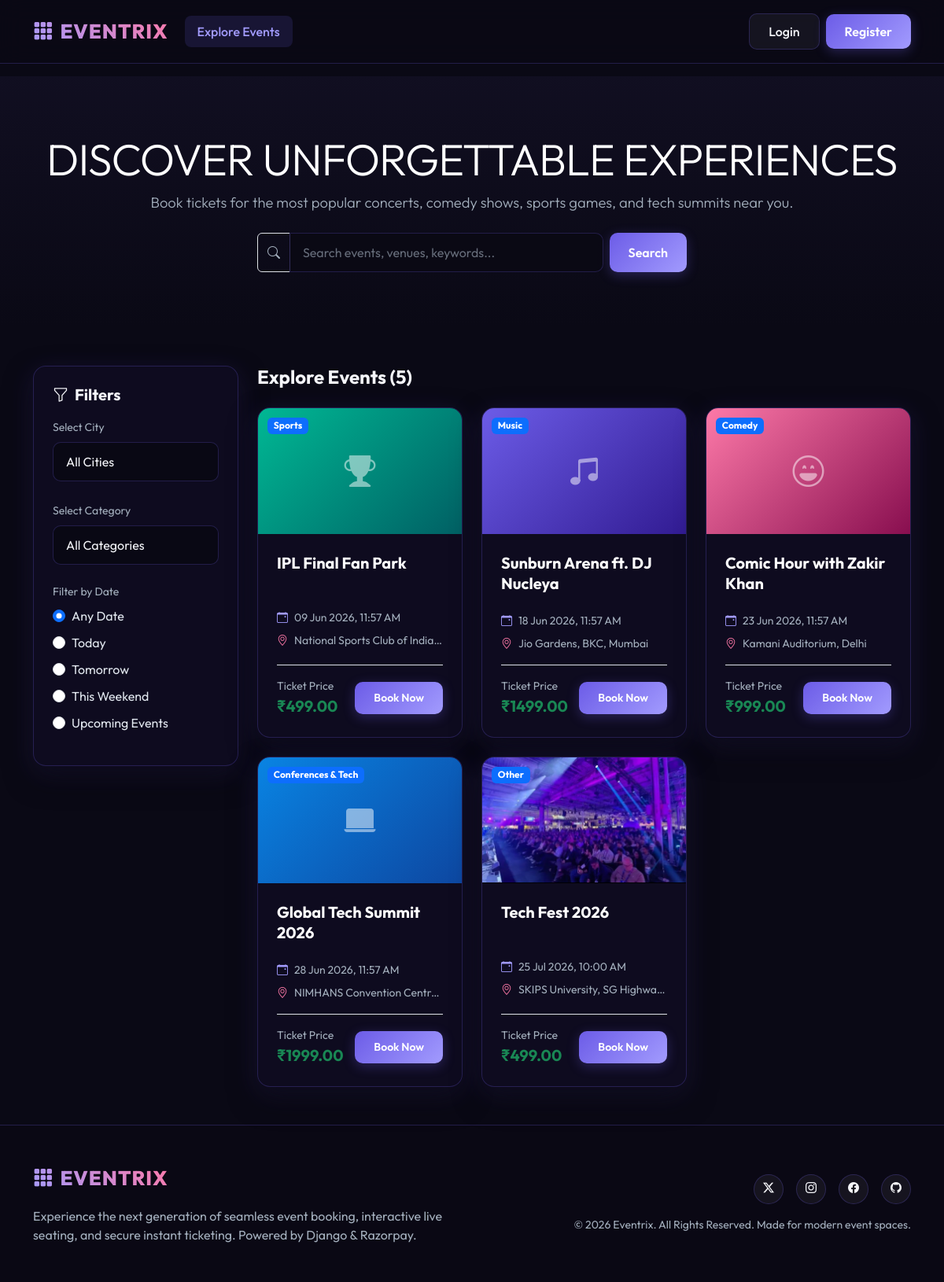
The page / on the database its author committed.
### events/models.py (models this page shows, shortened)
class Event(models.Model):
    CATEGORY_CHOICES = (
        ('MUSIC', 'Music'),
        ('COMEDY', 'Comedy'),
        ('THEATRE', 'Theatre & Arts'),
        ('SPORTS', 'Sports'),
        ('CONFERENCE', 'Conferences & Tech'),
        ('OTHER', 'Other'),
    )
    title = models.CharField(max_length=200)
    description = models.TextField()
    category = models.CharField(max_length=30, choices=CATEGORY_CHOICES, default='OTHER')
    city = models.CharField(max_length=100)
    venue = models.CharField(max_length=250)
    date_time = models.DateTimeField()
    ticket_price = models.DecimalField(max_digits=10, decimal_places=2)
    capacity = models.IntegerField()
    banner = models.ImageField(upload_to='event_banners/', blank=True, null=True)
    organizer = models.ForeignKey(settings.AUTH_USER_MODEL, on_delete=models.CASCADE, related_name='organized_events')
    is_published = models.BooleanField(default=False)
    is_approved = models.BooleanField(default=False)
    created_at = models.DateTimeField(auto_now_add=True)
    updated_at = models.DateTimeField(auto_now=True)

### events/views.py (the view)
# urls.py: path('', views.home_view, name='home'),
def home_view(request):
    events = Event.objects.filter(is_approved=True, is_published=True).order_by('date_time')
    cities = Event.objects.filter(is_approved=True, is_published=True).values_list('city', flat=True).distinct()
    categories = Event.CATEGORY_CHOICES
    query = request.GET.get('q')
    if query:
        events = events.filter(
            Q(title__icontains=query) |
            Q(description__icontains=query) |
            Q(venue__icontains=query)
        )
    category = request.GET.get('category')
    if category:
        events = events.filter(category=category)
    city = request.GET.get('city')
    if city:
        events = events.filter(city=city)
    date_filter = request.GET.get('date_filter')
    now = timezone.now()
    if date_filter == 'today':
        events = events.filter(date_time__date=now.date())
    elif date_filter == 'tomorrow':
        events = events.filter(date_time__date=now.date() + timezone.timedelta(days=1))
    elif date_filter == 'weekend':
        today_weekday = now.weekday()  # Monday is 0, Sunday is 6
        friday = now + timezone.timedelta(days=(4 - today_weekday) % 7)
        sunday = friday + timezone.timedelta(days=2)
        events = events.filter(date_time__date__range=[friday.date(), sunday.date()])
    elif date_filter == 'upcoming':
        events = events.filter(date_time__gte=now)
    context = {
        'events': events,
        'cities': cities,
        'categories': categories,
        'query': query,
        'selected_category': category,
        'selected_city': city,
        'selected_date_filter': date_filter
    }
    return render(request, 'events/home.html', context)

### templates/events/home.html (shortened to what this page needs)
{% extends 'base.html' %}
{% block content %}
<div class="position-relative overflow-hidden text-center bg-dark py-5 mb-5" style="background: linear-gradient(180deg, rgba(15,12,32,0.9) 0%, rgba(10,9,21,1) 100%); min-height: 40vh; display: flex; align-items: center;">
    <div class="container py-3">
        <h1 class="display-4 fw-extrabold text-white mb-2 animate-fade-in" style="font-family: 'Outfit', sans-serif; letter-spacing: -1px;">DISCOVER UNFORGETTABLE EXPERIENCES</h1>
        <p class="lead text-muted mb-4 animate-fade-in" style="font-size: 1.15rem;">Book tickets for the most popular concerts, comedy shows, sports games, and tech summits near you.</p>
        <div class="row justify-content-center">
            <div class="col-md-8 col-lg-6">
                <form action="{% url 'home' %}" method="GET" class="d-flex gap-2">
                    <div class="input-group">
                        <span class="input-group-text bg-transparent border-glass text-muted"><i class="bi bi-search"></i></span>
                        <input type="text" name="q" value="{{ query|default_if_none:'' }}" class="form-control form-control-glass" placeholder="Search events, venues, keywords..." aria-label="Search">
                    </div>
                    <button type="submit" class="btn btn-grad-primary px-4">Search</button>
                </form>
            </div>
        </div>
    </div>
</div>
<div class="container mb-5">
    <div class="row g-4">
        <div class="col-lg-3">
            <div class="card card-glass p-4">
                <div class="d-flex justify-content-between align-items-center mb-3">
                    <h5 class="fw-bold mb-0"><i class="bi bi-funnel me-2"></i>Filters</h5>
                </div>
                <form action="{% url 'home' %}" method="GET">
                    <div class="mb-4">
                        <label for="city" class="form-label text-muted small">Select City</label>
                        <select name="city" id="city" class="form-select form-control-glass" onchange="this.form.submit()">
                            <option value="">All Cities</option>
                        </select>
                    </div>
                    <div class="mb-4">
                        <label for="category" class="form-label text-muted small">Select Category</label>
                        <select name="category" id="category" class="form-select form-control-glass" onchange="this.form.submit()">
                            <option value="">All Categories</option>
                        </select>
                    </div>
                    <div class="mb-3">
                        <label class="form-label text-muted small d-block">Filter by Date</label>
                        <div class="d-flex flex-column gap-2">
                            <div class="form-check">
                                <input class="form-check-input" type="radio" name="date_filter" id="date_all" value="" {% if not selected_date_filter %}checked{% endif %} onchange="this.form.submit()">
                                <label class="form-check-label text-light" for="date_all">Any Date</label>
                            </div>
                            <div class="form-check">
                                <input class="form-check-input" type="radio" name="date_filter" id="date_today" value="today" {% if selected_date_filter == 'today' %}checked{% endif %} onchange="this.form.submit()">
                                <label class="form-check-label text-light" for="date_today">Today</label>
                            </div>
                            <div class="form-check">
                                <input class="form-check-input" type="radio" name="date_filter" id="date_tomorrow" value="tomorrow" {% if selected_date_filter == 'tomorrow' %}checked{% endif %} onchange="this.form.submit()">
                                <label class="form-check-label text-light" for="date_tomorrow">Tomorrow</label>
                            </div>
                            <div class="form-check">
                                <input class="form-check-input" type="radio" name="date_filter" id="date_weekend" value="weekend" {% if selected_date_filter == 'weekend' %}checked{% endif %} onchange="this.form.submit()">
                                <label class="form-check-label text-light" for="date_weekend">This Weekend</label>
                            </div>
                            <div class="form-check">
                                <input class="form-check-input" type="radio" name="date_filter" id="date_upcoming" value="upcoming" {% if selected_date_filter == 'upcoming' %}checked{% endif %} onchange="this.form.submit()">
                                <label class="form-check-label text-light" for="date_upcoming">Upcoming Events</label>
                            </div>
                        </div>
                    </div>
                </form>
            </div>
        </div>
        <div class="col-lg-9">
            <div class="d-flex justify-content-between align-items-center mb-4">
                <h4 class="fw-bold mb-0">Explore Events ({{ events.count }})</h4>
            </div>
            {% if events %}
                <div class="row row-cols-1 row-cols-md-2 row-cols-lg-3 g-4">
                    {% for event in events %}
                        <div class="col">
                            <div class="card card-glass h-100 overflow-hidden d-flex flex-column">
                                <div class="position-relative" style="height: 160px;">
                                    {% if event.banner %}
                                        <img src="{{ event.banner.url }}" class="w-100 h-100" style="object-fit: cover;" alt="Event Banner">
                                    {% else %}
                                        <div class="w-100 h-100 d-flex align-items-center justify-content-center" style="background: {% if event.category == 'MUSIC' %}linear-gradient(135deg, #6c5ce7 0%, #311b92 100%){% elif event.category == 'COMEDY' %}linear-gradient(135deg, #fd79a8 0%, #880e4f 100%){% elif event.category == 'SPORTS' %}linear-gradient(135deg, #00b894 0%, #006064 100%){% elif event.category == 'CONFERENCE' %}linear-gradient(135deg, #0984e3 0%, #0d47a1 100%){% else %}linear-gradient(135deg, #4f46e5 0%, #1e1b4b 100%){% endif %};">
                                            <i class="bi {% if event.category == 'MUSIC' %}bi-music-note-beamed{% elif event.category == 'COMEDY' %}bi-emoji-laughing{% elif event.category == 'SPORTS' %}bi-trophy-fill{% elif event.category == 'CONFERENCE' %}bi-laptop-fill{% else %}bi-calendar3{% endif %} text-white-50 fs-1"></i>
                                        </div>
                                    {% endif %}
                                    <span class="badge bg-primary position-absolute top-3 start-3" style="top:12px; left:12px;">{{ event.get_category_display }}</span>
                                </div>
                                <div class="card-body p-4 d-flex flex-column flex-grow-1">
                                    <h5 class="fw-bold text-white mb-2 text-truncate-2" style="line-height:1.3; min-height: 48px;">{{ event.title }}</h5>
                                    <div class="d-flex flex-column gap-2 my-3 text-muted small">
                                        <div class="d-flex align-items-center gap-2">
                                            <i class="bi bi-calendar-event text-primary-light"></i>
                                            <span>{{ event.date_time|date:"d M Y, h:i A" }}</span>
                                        </div>
                                        <div class="d-flex align-items-center gap-2">
                                            <i class="bi bi-geo-alt text-accent"></i>
                                            <span class="text-truncate" style="max-width: 190px;">{{ event.venue }}, {{ event.city }}</span>
                                        </div>
                                    </div>
                                    <div class="mt-auto border-top border-glass pt-3 d-flex justify-content-between align-items-center">
                                        <div>
                                            <span class="text-muted small d-block">Ticket Price</span>
                                            <span class="fs-5 fw-bold text-success">₹{{ event.ticket_price }}</span>
                                        </div>
                                        <a href="{% url 'event_detail' event.id %}" class="btn btn-sm btn-grad-primary">Book Now</a>
                                    </div>
                                </div>
                            </div>
                        </div>
                    {% endfor %}
                </div>
            {% else %}
                <div class="card card-glass p-5 text-center">
                    <i class="bi bi-search-heart text-muted fs-1 mb-3"></i>
                    <h5 class="fw-bold text-white">No Events Found</h5>
                    <p class="text-muted mb-0">We couldn't find any events matching your criteria. Try adjusting the search query or filter options.</p>
                </div>
            {% endif %}
        </div>
    </div>
</div>
{% endblock %}

### rows shown on the page
Event: category "Sports", title "IPL Final Fan Park", date_time "09 Jun 2026, 11:57 AM", venue "National Sports Club of India", ticket_price "499.00"
Event: category "Music", title "Sunburn Arena ft. DJ Nucleya", date_time "18 Jun 2026, 11:57 AM", venue "Jio Gardens, BKC", city "Mumbai", ticket_price "1499.00"
Event: category "Comedy", title "Comic Hour with Zakir Khan", date_time "23 Jun 2026, 11:57 AM", venue "Kamani Auditorium", city "Delhi", ticket_price "999.00"
Event: category "Conferences & Tech", title "Global Tech Summit 2026", date_time "28 Jun 2026, 11:57 AM", venue "NIMHANS Convention Centr…", ticket_price "1999.00"
Event: banner (picture), category "Other", title "Tech Fest 2026", date_time "25 Jul 2026, 10:00 AM", venue "SKIPS University, SG Highwa…", ticket_price "499.00"

### other values the page prints
{{ events.count }} "5"
